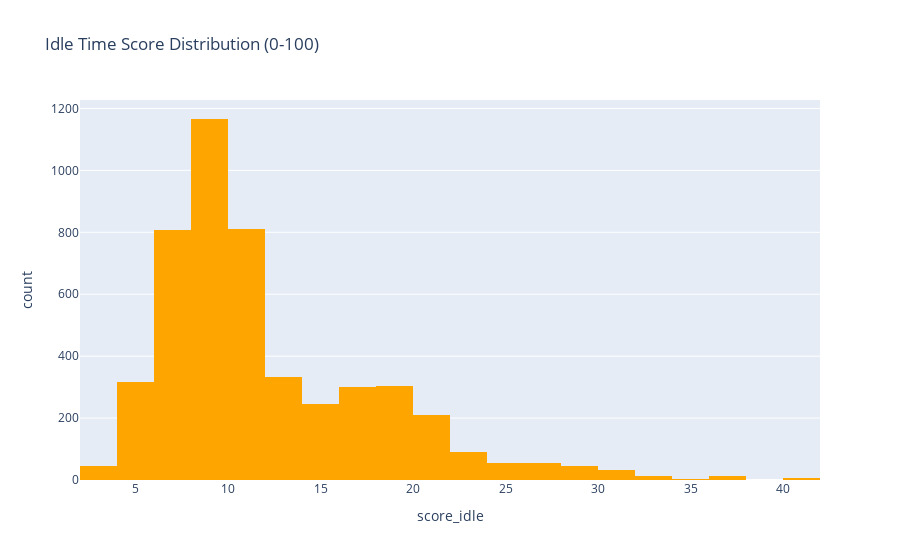

Write notebook code for a chart like this one.
### Code cell
# Component 4: Idle Time Score
# Based on productive ratio (trip minutes / 8-hour shift)
SHIFT_MINUTES = 480  # 8 hours

def calculate_idle_score(daily_minutes):
    """Score based on productive time ratio. 50%+ productive = 100."""
    productive_ratio = daily_minutes.fillna(0) / SHIFT_MINUTES
    score = (productive_ratio / 0.5 * 100).clip(0, 100)
    return score

completed['score_idle'] = calculate_idle_score(completed['daily_minutes'])

print("Idle Score Distribution:")
print(completed['score_idle'].describe())

fig = px.histogram(completed, x='score_idle', nbins=30,
                   title='Idle Time Score Distribution (0-100)',
                   color_discrete_sequence=['orange'])
fig.show()

### Figure 1 — Plotly figure (JSON) as saved in the notebook; plotly's stock layout.template omitted (floating-point values rounded to 4 significant figures; data arrays with more than 128 entries replaced by an {"elided": "..."} marker saying what was removed)
{"data": [{"bingroup": "x", "hovertemplate": "score_idle=%{x}<br>count=%{y}<extra></extra>", "legendgroup": "", "marker": {"color": "orange", "pattern": {"shape": ""}}, "name": "", "nbinsx": 30, "orientation": "v", "showlegend": false, "type": "histogram", "x": {"elided": "4853 float values"}, "xaxis": "x", "yaxis": "y"}], "layout": {"barmode": "relative", "legend": {"tracegroupgap": 0}, "title": {"text": "Idle Time Score Distribution (0-100)"}, "xaxis": {"anchor": "y", "domain": [0, 1], "title": {"text": "score_idle"}}, "yaxis": {"anchor": "x", "domain": [0, 1], "title": {"text": "count"}}}}
